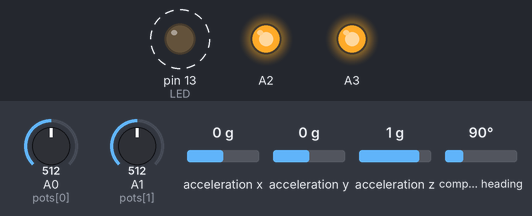
Recording of a sketch running on a simulated Arduino Uno, built with avr-gcc and run on an emulated ATmega328P. On the bench: output pins drawn as LEDs (lit = HIGH). Dashed ring = blinking. The test bench sets the inputs (shaded band); at power-on: A0 (pots[0]) = 512, A1 (pots[1]) = 512, acceleration x 0 g, acceleration y 0 g, acceleration z 1 g, compass heading 90°. What the sketch prints to the serial monitor is not drawn.

Above: at 1.29 s.
1.3 s: A0 (pots[0]) set to 110
4.3 s: A0 (pots[0]) set to 95
At 4.49 s:
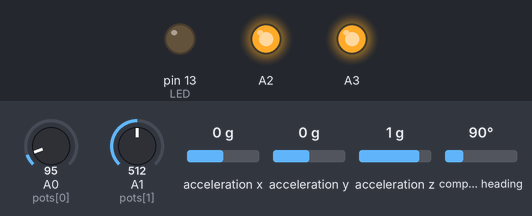
At 33.4 s:
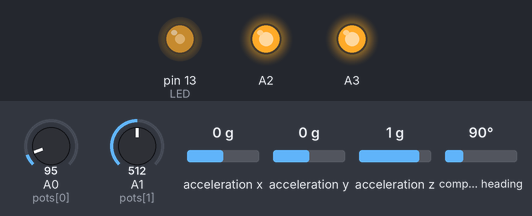
Timing chart, 0 to 34.3 s (numbered marks = the images above; inputs shaded):
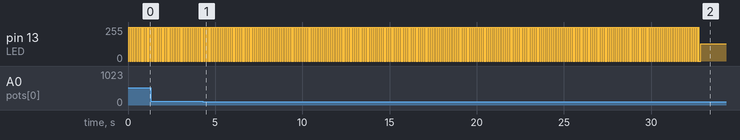

Measured:
- the behaviour switches between 100 and 99 on A0 (pots[0]) (found by bisection; images 0 and 1)

The sketch:

arduino.ino
```cpp
#include <Wire.h>
#include <Adafruit_Sensor.h>
#include <Adafruit_BNO055.h>
#include <utility/imumaths.h>

#define BNO055_SAMPLERATE_DELAY_MS (1)

// Check I2C device address and correct line below (by default address is 0x29 or 0x28)
Adafruit_BNO055 bno[] = { Adafruit_BNO055(-1, 0x28),    // addr pin at 0
                          Adafruit_BNO055(-1, 0x29) };  // addr pin at 1
const int bno_num = sizeof bno / sizeof bno[0];
const int LED = 13;
const int pots[] = {A0, A1};


void setup(void)
{
    pinMode(A2, OUTPUT); digitalWrite(A2, HIGH);  // Pin to power the IMU
    pinMode(A3, OUTPUT); digitalWrite(A3, HIGH);  // Pin to power the IMU
    pinMode(LED, OUTPUT);

    while(!Serial); // wait
    Serial.begin(115200);

    for (int i = 0; i < bno_num; i++) {
        while(!bno[i].begin()) {
            Serial.println("No BNO055 detected!");
            delay(1000);
        }
    }
}

void loop(void)
{
    int euler_diff = bno[1].getVector(Adafruit_BNO055::VECTOR_EULER).z() -
                     bno[0].getVector(Adafruit_BNO055::VECTOR_EULER).z();
    Serial.print( euler_diff );         Serial.print( '\t' );
    Serial.print( analogRead(pots[0])); Serial.print( '\t' );
    Serial.print( analogRead(pots[1])); Serial.print( '\n' );

    delay(BNO055_SAMPLERATE_DELAY_MS);

    static int timeStamp = 0;
    if (millis() - timeStamp > 50) {
        digitalWrite(LED, !digitalRead(LED));
        timeStamp = millis();
    }
}

/*
Orientation conventions:
   - Yaw: 0° to 360° (turning clockwise increases values)
   - Pitch: -180° to +180° (turing clockwise increases values)
   - Roll: -90° to +90° (increasing with increasing inclination)
*/
```
